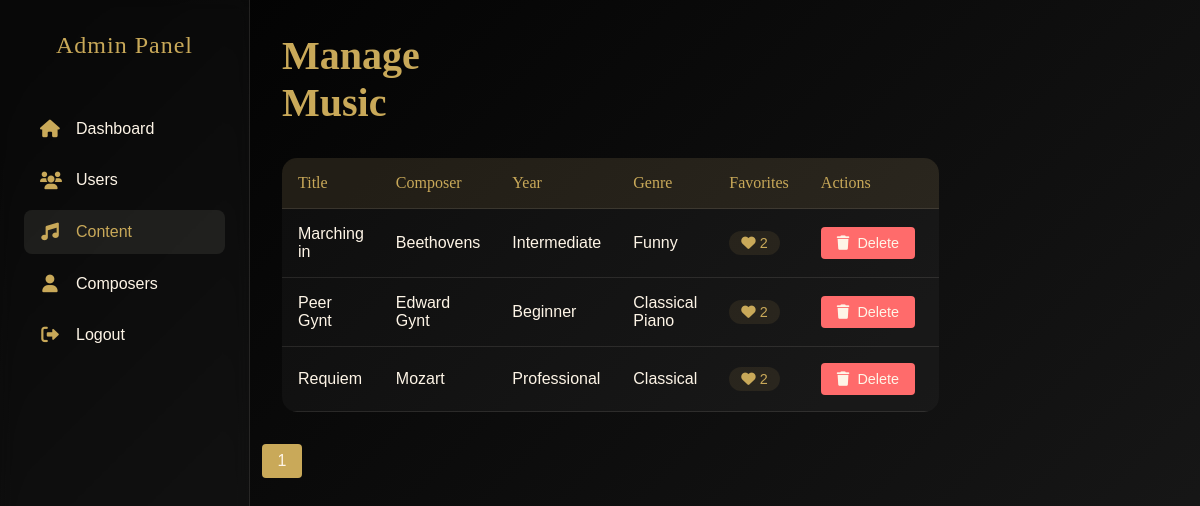
The app's page /admin/manage_music.php (signed in) with its own data.
### tables this page shows
CREATE TABLE `compositions` (
  `composition_id` int(11) NOT NULL,
  `composer_id` int(11) DEFAULT NULL,
  `title` varchar(255) NOT NULL,
  `opus_number` varchar(50) DEFAULT NULL,
  `year_composed` int(11) DEFAULT NULL,
  `duration` int(11) DEFAULT NULL,
  `description` text DEFAULT NULL,
  `audio_path` varchar(255) DEFAULT NULL,
  `sheet_music_path` varchar(255) DEFAULT NULL,
  `created_at` timestamp NOT NULL DEFAULT current_timestamp(),
  `updated_at` timestamp NOT NULL DEFAULT current_timestamp() ON UPDATE current_timestamp(),
  `period` varchar(100) DEFAULT NULL,
  `genre` varchar(100) DEFAULT NULL,
  `difficulty_level` enum('Beginner','Intermediate','Advanced','Professional') DEFAULT NULL,
  `sheet_music_file` varchar(255) DEFAULT NULL,
  `preview_file` varchar(255) DEFAULT NULL,
  `uploaded_by` int(11) DEFAULT NULL
);

CREATE TABLE `composers` (
  `composer_id` int(11) NOT NULL,
  `name` varchar(100) NOT NULL,
  `birth_date` date DEFAULT NULL,
  `death_date` date DEFAULT NULL,
  `nationality` varchar(100) DEFAULT NULL,
  `birth_place` varchar(100) DEFAULT NULL,
  `death_place` varchar(100) DEFAULT NULL,
  `biography` text DEFAULT NULL,
  `portrait_url` varchar(255) DEFAULT NULL,
  `era` varchar(50) DEFAULT NULL,
  `created_at` timestamp NOT NULL DEFAULT current_timestamp(),
  `updated_at` timestamp NOT NULL DEFAULT current_timestamp() ON UPDATE current_timestamp()
);

### admin/manage_music.php (the view, shortened to what this page needs)
<?php
require_once '../includes/db.php';
$page = $_GET['page'] ?? 1;
$per_page = 10;
$offset = ($page - 1) * $per_page;
$compositions_query = "
    SELECT c.*,
           comp.name as composer_name,
           (SELECT COUNT(*) FROM favorites WHERE composition_id = c.composition_id) as favorite_count
    FROM compositions c
    JOIN composers comp ON c.composer_id = comp.composer_id
    ORDER BY c.title ASC
    LIMIT ? OFFSET ?
";
$stmt = $conn->prepare($compositions_query);
$stmt->bind_param("ii", $per_page, $offset);
$stmt->execute();
$compositions = $stmt->get_result();
$total_compositions = $conn->query("SELECT COUNT(*) as count FROM compositions")->fetch_assoc()['count'];
$total_pages = ceil($total_compositions / $per_page);
?>
<!DOCTYPE html>
<html lang="en">
<head>
    <link rel="stylesheet" href="https://cdnjs.cloudflare.com/ajax/libs/font-awesome/6.0.0/css/all.min.css">
</head>
<body>
    <div class="page-container">
        <?php include '../includes/components/admin_sidebar.php'; ?>
        <main class="main-content">
            <h1>Manage Music</h1>
            <table class="music-table">
                <thead>
                    <tr>
                        <th>Title</th>
                        <th>Composer</th>
                        <th>Year</th>
                        <th>Genre</th>
                        <th>Favorites</th>
                        <th>Actions</th>
                    </tr>
                </thead>
                <tbody>
                    <?php while ($composition = $compositions->fetch_assoc()): ?>
                        <tr>
                            <td><?php echo htmlspecialchars($composition['title']); ?></td>
                            <td><?php echo htmlspecialchars($composition['composer_name']); ?></td>
                            <td><?php echo htmlspecialchars($composition['difficulty_level']); ?></td>
                            <td><?php echo htmlspecialchars($composition['genre']); ?></td>
                            <td>
                                <span class="favorite-count">
                                    <i class="fas fa-heart"></i> <?php echo $composition['favorite_count']; ?>
                                </span>
                            </td>
                            <td>
                                <button class="btn btn-delete"
                                    onclick="deleteComposition(<?php echo $composition['composition_id']; ?>)">
                                    <i class="fas fa-trash"></i> Delete
                                </button>
                            </td>
                        </tr>
                    <?php endwhile; ?>
                </tbody>
            </table>
            <div class="pagination">
                <?php for ($i = 1; $i <= $total_pages; $i++): ?>
                    <a href="?page=<?php echo $i; ?>" class="<?php echo $page == $i ? 'active' : ''; ?>">
                        <?php echo $i; ?>
                    </a>
                <?php endfor; ?>
            </div>
        </main>
    </div>
</body>
</html>

### admin/manage_music.php (style rules this page uses)
:root { --primary: #fef5e7; --accent: #c9a959; --glass: rgba(254, 245, 231, 0.03); --border: rgba(254, 245, 231, 0.1); --glass-hover: rgba(254, 245, 231, 0.08); }
* { margin: 0; padding: 0; box-sizing: border-box; }
body { font-family: 'Futura', sans-serif; background: linear-gradient(135deg, #000000, #1a1a1a); color: var(--primary); min-height: 100vh; }
.page-container { display: grid; grid-template-columns: 250px 1fr; min-height: 100vh; }
.main-content { padding: 2rem; margin-left: 250px; width: calc(100% - 250px); }
h1 { font-size: 2.5rem; margin-bottom: 2rem; color: var(--accent); font-family: 'Didot', serif; }
.music-table { width: 100%; border-collapse: collapse; margin-top: 2rem; background: var(--glass); border-radius: 15px; overflow: hidden; }
.music-table th, .music-table td { padding: 1rem; text-align: left; border-bottom: 1px solid var(--border); }
.music-table th { background: rgba(201, 169, 89, 0.1); color: var(--accent); font-weight: 500; font-family: 'Didot', serif; }
.btn { padding: 0.5rem 1rem; border: none; border-radius: 4px; cursor: pointer; transition: all 0.3s ease; font-size: 0.9rem; display: inline-flex; align-items: center; gap: 0.5rem; margin-right: 0.5rem; }
.btn-delete { background: #ff6b6b; color: var(--primary); }
.pagination { display: flex; justify-content: center; gap: 1rem; margin-top: 2rem; }
.pagination a { padding: 0.5rem 1rem; background: var(--glass); color: var(--primary); text-decoration: none; border-radius: 4px; transition: all 0.3s ease; }
.pagination a:hover, .pagination a.active { background: var(--accent); }
.favorite-count { background: rgba(201, 169, 89, 0.1); padding: 0.25rem 0.75rem; border-radius: 20px; font-size: 0.9rem; color: var(--accent); }

### records on screen
compositions: title "Marching in", composer.name "Beethovens", difficulty_level "Intermediate", genre "Funny", favorite_count "2"
compositions: title "Peer Gynt", composer.name "Edward Gynt", difficulty_level "Beginner", genre "Classical Piano", favorite_count "2"
compositions: title "Requiem", composer.name "Mozart", difficulty_level "Professional", genre "Classical", favorite_count "2"
